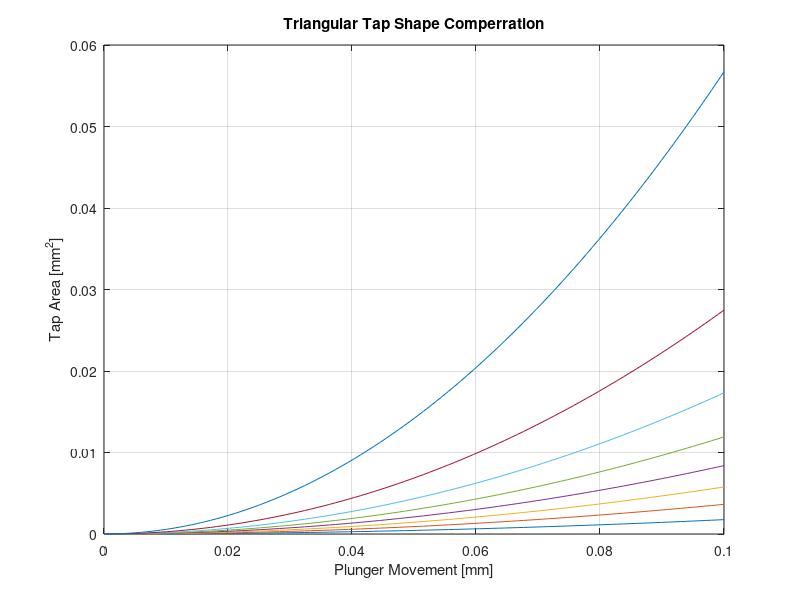

This figure's MATLAB source: (Note: this script raises an error after producing the figure.)
%% MATLAB Initialization
format compact
close all
clc
%% Paramaters
deformation = 0.1; %[mm] Plunger maximum movement
angles_vec = linspace(10,80,8); % [deg] 
for j=1:length(angles_vec)
w = angles_vec(j); %[deg] Half traingle top angle 
deg=deg2rad(w); 
x=deformation/cos(deg);% [mm] Vertex length as function of plunger deformation and triangle angle
a = [0,0]; % Triangle 1st edge
b = [x*cos(deg),x*sin(deg)]; % Triangle 2nd edge
c = [x*cos(deg),0];% Triangle 3rd edge
base = linspace(0,max(b(1)));
line = polyfit([a(1),b(1)],[a(2),b(2)],1);

% figure() %Plotting triangle shape
% plot(base,polyval(line,base))
% hold on
% plot(base,-1*polyval(line,base))

tri_func = @(d) line(1).*d + line(2);

 for i = 1:length(base)
     tri_area(i) = integral(tri_func,0,base(i));
     
 end
 plot(base,2.*tri_area)
 hold on
end
% hold off
xlabel('Plunger Movement [mm]')
ylabel('Tap Area [mm^2]')
grid on
title('Triangular Tap Shape Comperration')

% legend('10^{\circ}','20^{\circ}','30^{\circ}','40^{\circ}','50^{\circ}','60^{\circ}','70^{\circ}','80^{\circ}' ,'location','northwest')

run('Circular.m')
plot(x,area)
% hold on
% plot(base,2.*tri_area)
